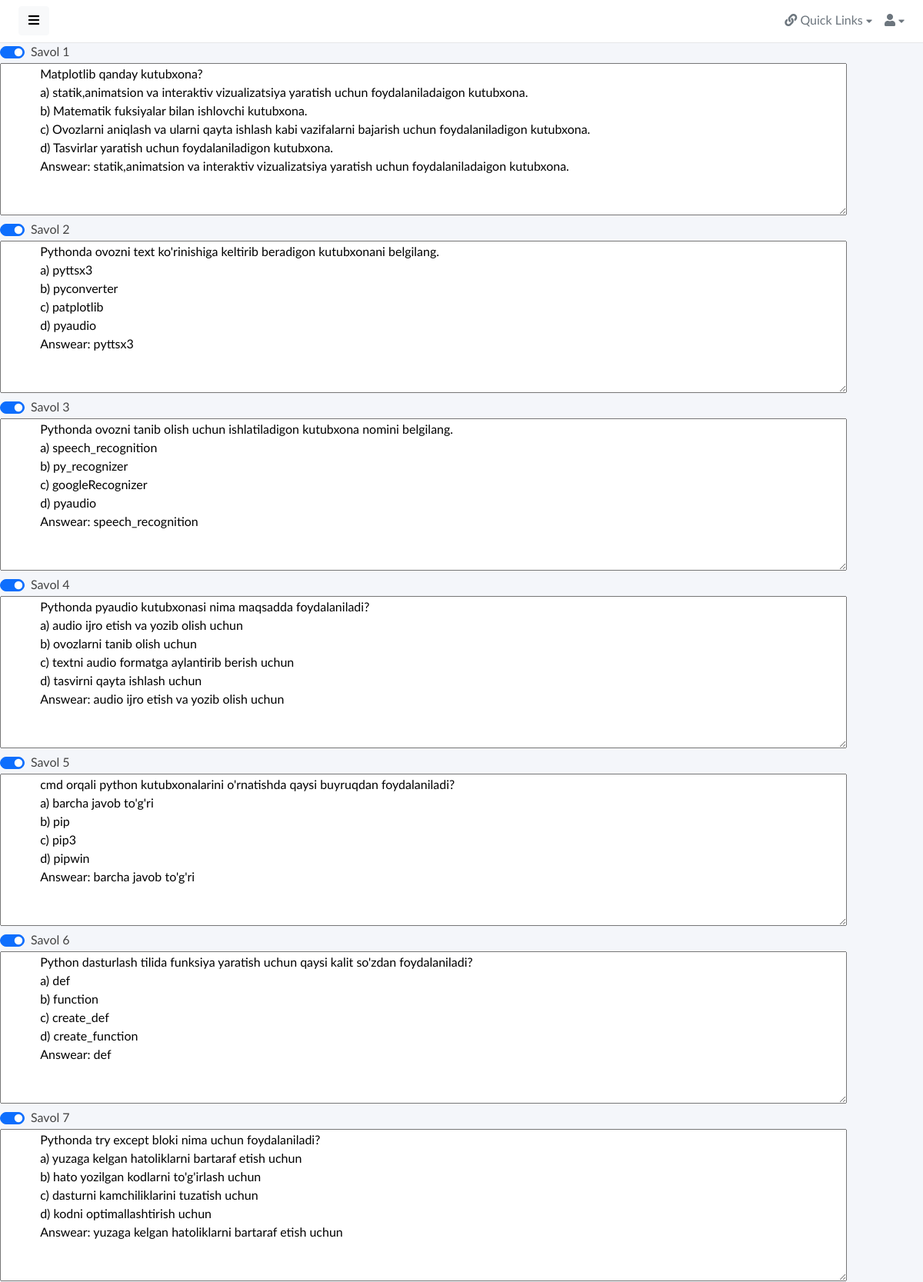
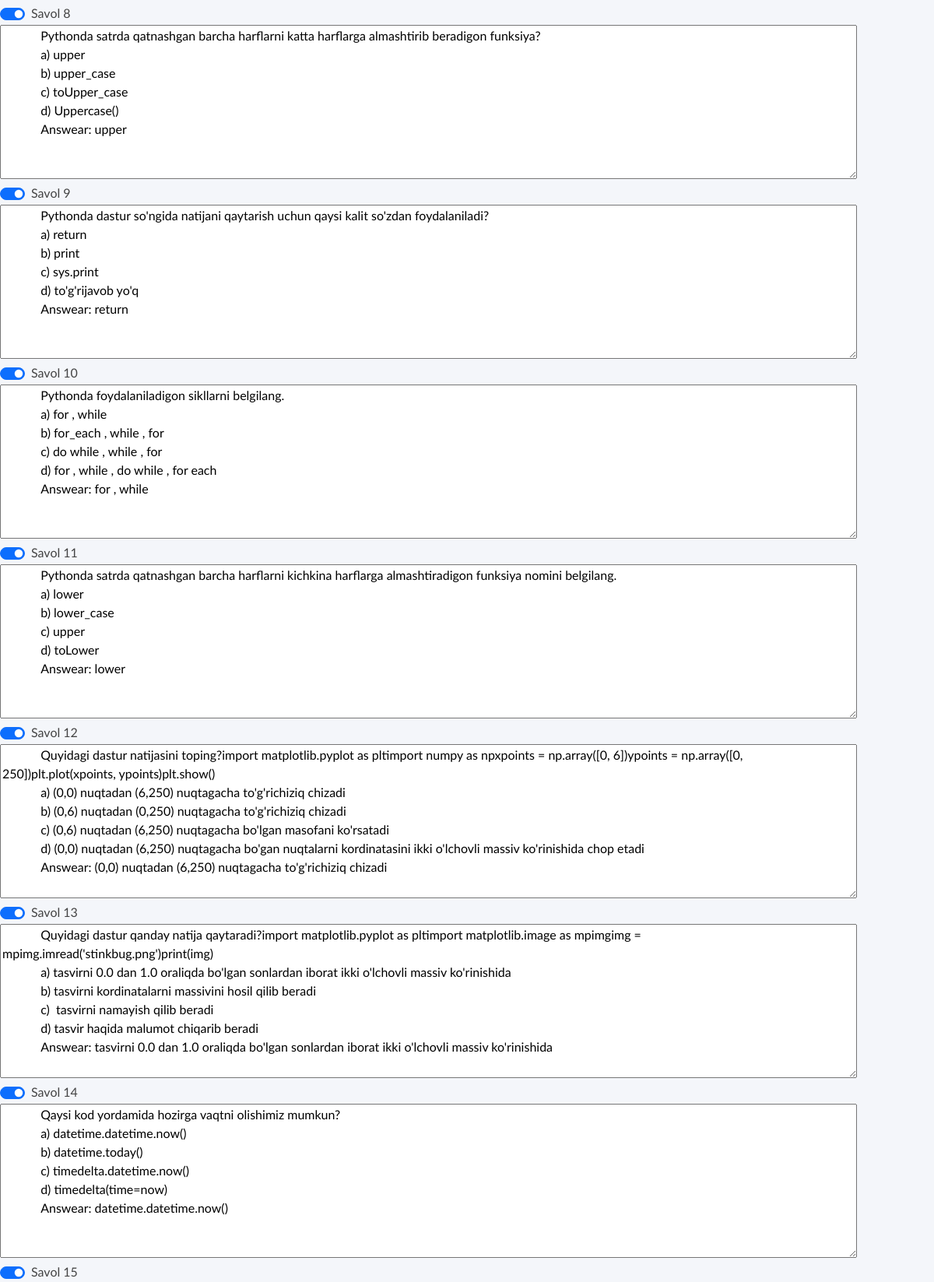
The app's page /edit_test/1 (upper part) with its own data (2 pictures, top to bottom).
### app/models.py (models this page shows, shortened)
class Question(models.Model):
    subject = models.ForeignKey(Subject_categories, on_delete=models.SET_NULL, null=True)
    question = RichTextUploadingField(blank=True, null=True)
    var1 = RichTextUploadingField(blank=True, null=True)
    var2 = RichTextUploadingField(blank=True, null=True)
    var3 = RichTextUploadingField(blank=True, null=True)
    var4 = RichTextUploadingField(blank=True, null=True)
    ans = RichTextUploadingField(blank=True, null=True)
    status = models.BooleanField(default=False)

### app/views.py (the view)
# urls.py: path('edit_test/<int:id>', edit_test, name='edit_test'),
def edit_test(request, id):
    questions = Question.objects.filter(subject_id=id)
    return render(request, 'app/edittest.html', {'tests': questions})

### app/templates/app/edittest.html (shortened to what this page needs)
{% extends 'app/dashboard.html' %}
{% block content %}
    <form style="overflow: scroll"  action="{% url 'url_test' %}" method="post">
    {% for i in tests %}
        <div class="form-check form-switch">
            <input class="form-check-input" type="checkbox" name="switch{{ i.id }}" value="{{ i.id }}" checked>
            <label class="form-check-label" for="flexSwitchCheckDefault">Savol {{ i.id }}</label>
        </div>
        <textarea rows="8" cols="120">
            {{ i.question|safe}}
            a) {{ i.var1 }}
            b) {{ i.var2 }}
            c) {{ i.var3 }}
            d) {{ i.var4 }}
            Answear: {{ i.ans }}
        </textarea>
    {% endfor %}
    </form>
{% endblock %}

### app/static/assets/css/master.css (style rules this page uses)
body, h1, .h1, h2, .h2, h3, .h3, h4, .h4, h5, .h5, h6, .h6, p, a, td { -moz-osx-font-smoothing: grayscale; -webkit-font-smoothing: antialiased; }
body { width: 100%; height: 100%; background: #f4f6fa; font-family: "Lato", "Helvetica Neue", Arial, Helvetica, sans-serif; font-size: 1rem; color: #444; }

### records on screen
Question: id "1", question "Matplotlib qanday kutubxona? a) statik,animatsion va interaktiv vizualizatsiya yaratish uchun foydalaniladaigon kutubxona. b) Matematik fuksiyalar bilan ishlovchi kutubxona. c) Ovozlarni aniqlash va ularni qayta ishlash kabi vazifalarni bajarish uchun foydalaniladigon kutubxona. d) Tasvirlar yaratish uchun foydalaniladigon kutubxona. Answear: statik,animatsion va interaktiv vizualizatsiya yaratish uchun foydalaniladaigon kutubxona."
Question: id "2", question "Pythonda ovozni text ko'rinishiga keltirib beradigon kutubxonani belgilang. a) pyttsx3 b) pyconverter c) patplotlib d) pyaudio Answear: pyttsx3"
Question: id "3", question "Pythonda ovozni tanib olish uchun ishlatiladigon kutubxona nomini belgilang. a) speech_recognition b) py_recognizer c) googleRecognizer d) pyaudio Answear: speech_recognition"
Question: id "4", question "Pythonda pyaudio kutubxonasi nima maqsadda foydalaniladi? a) audio ijro etish va yozib olish uchun b) ovozlarni tanib olish uchun c) textni audio formatga aylantirib berish uchun d) tasvirni qayta ishlash uchun Answear: audio ijro etish va yozib olish uchun"
Question: id "5", question "cmd orqali python kutubxonalarini o'rnatishda qaysi buyruqdan foydalaniladi? a) barcha javob to'g'ri b) pip c) pip3 d) pipwin Answear: barcha javob to'g'ri"
Question: id "6", question "Python dasturlash tilida funksiya yaratish uchun qaysi kalit so'zdan foydalaniladi? a) def b) function c) create_def d) create_function Answear: def"
Question: id "7", question "Pythonda try except bloki nima uchun foydalaniladi? a) yuzaga kelgan hatoliklarni bartaraf etish uchun b) hato yozilgan kodlarni to'g'irlash uchun c) dasturni kamchiliklarini tuzatish uchun d) kodni optimallashtirish uchun Answear: yuzaga kelgan hatoliklarni bartaraf etish uchun"
Question: id "8", question "Pythonda satrda qatnashgan barcha harflarni katta harflarga almashtirib beradigon funksiya? a) upper b) upper_case c) toUpper_case d) Uppercase() Answear: upper"
Question: id "9", question "Pythonda dastur so'ngida natijani qaytarish uchun qaysi kalit so'zdan foydalaniladi? a) return b) print c) sys.print d) to'g'rijavob yo'q Answear: return"
Question: id "10", question "Pythonda foydalaniladigon sikllarni belgilang. a) for , while b) for_each , while , for c) do while , while , for d) for , while , do while , for each Answear: for , while"
Question: id "11", question "Pythonda satrda qatnashgan barcha harflarni kichkina harflarga almashtiradigon funksiya nomini belgilang. a) lower b) lower_case c) upper d) toLower Answear: lower"
Question: id "12", question "Quyidagi dastur natijasini toping?import matplotlib.pyplot as pltimport numpy as npxpoints = np.array([0, 6])ypoints = np.array([0, 250])plt.plot(xpoints, ypoints)plt.show() a) (0,0) nuqtadan (6,250) nuqtagacha to'g'richiziq chizadi b) (0,6) nuqtadan (0,250) nuqtagacha to'g'richiziq chizadi c) (0,6) nuqtadan (6,250) nuqtagacha bo'lgan masofani ko'rsatadi d) (0,0) nuqtadan (6,250) nuqtagacha bo'gan nuqtalarni kordinatasini ikki o'lchovli massiv ko'rinishida chop etadi Answear: (0,0) nuqtadan (6,250) nuqtagacha to'g'richiziq chizadi"
Question: id "13", question "Quyidagi dastur qanday natija qaytaradi?import matplotlib.pyplot as pltimport matplotlib.image as mpimgimg = mpimg.imread('stinkbug.png')print(img) a) tasvirni 0.0 dan 1.0 oraliqda bo'lgan sonlardan iborat ikki o'lchovli massiv ko'rinishida b) tasvirni kordinatalarni massivini hosil qilib beradi c) tasvirni namayish qilib beradi d) tasvir haqida malumot chiqarib beradi Answear: tasvirni 0.0 dan 1.0 oraliqda bo'lgan sonlardan iborat ikki o'lchovli massiv ko'rinishida"
Question: id "14", question "Qaysi kod yordamida hozirga vaqtni olishimiz mumkun? a) datetime.datetime.now() b) datetime.today() c) timedelta.datetime.now() d) timedelta(time=now) Answear: datetime.datetime.now()"
Question: id "15"
